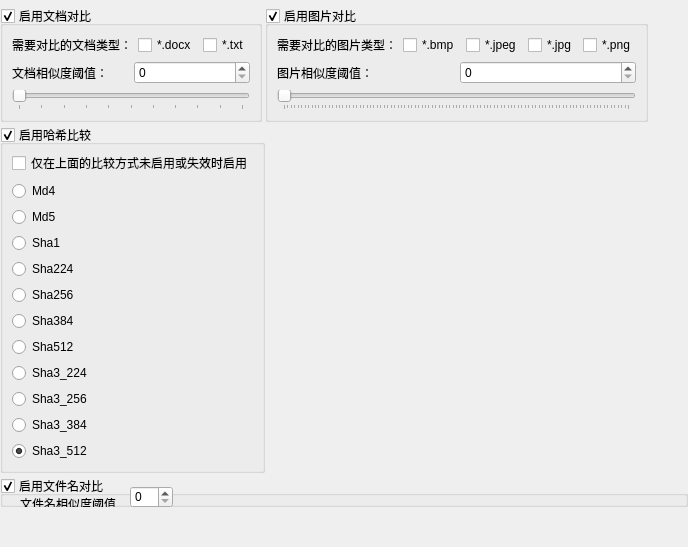
       <widget class="QWidget" name="tabText">
        <attribute name="title">
         <string>比较方法</string>
        </attribute>
        <layout class="QVBoxLayout" name="verticalLayout_6">
         <property name="spacing">
          <number>3</number>
         </property>
         <property name="leftMargin">
          <number>0</number>
         </property>
         <property name="topMargin">
          <number>6</number>
         </property>
         <property name="rightMargin">
          <number>0</number>
         </property>
         <property name="bottomMargin">
          <number>0</number>
         </property>
         <item>
          <layout class="QHBoxLayout" name="horizontalLayout_8">
           <item>
            <widget class="QGroupBox" name="groupBoxText">
             <property name="title">
              <string>启用文档对比</string>
             </property>
             <property name="checkable">
              <bool>true</bool>
             </property>
             <layout class="QVBoxLayout" name="verticalLayout_2">
              <item>
               <layout class="QHBoxLayout" name="horizontalLayout_4">
                <item>
                 <widget class="QLabel" name="labelTextType">
                  <property name="text">
                   <string>需要对比的文档类型：</string>
                  </property>
                 </widget>
                </item>
                <item>
                 <widget class="QCheckBox" name="checkBoxDocx">
                  <property name="text">
                   <string>*.docx</string>
                  </property>
                 </widget>
                </item>
                <item>
                 <widget class="QCheckBox" name="checkBoxTxt">
                  <property name="text">
                   <string>*.txt</string>
                  </property>
                 </widget>
                </item>
               </layout>
              </item>
              <item>
               <layout class="QHBoxLayout" name="horizontalLayout_5">
                <item>
                 <widget class="QLabel" name="labelTextThreshold">
                  <property name="text">
                   <string>文档相似度阈值：</string>
                  </property>
                  <property name="textFormat">
                   <enum>Qt::AutoText</enum>
                  </property>
                 </widget>
                </item>
                <item>
                 <widget class="QSpinBox" name="spinBoxTextThreshold">
                  <property name="maximum">
                   <number>100</number>
                  </property>
                 </widget>
                </item>
               </layout>
              </item>
              <item>
               <widget class="QSlider" name="horizontalSliderTextThreshold">
                <property name="maximum">
                 <number>100</number>
                </property>
                <property name="singleStep">
                 <number>1</number>
                </property>
                <property name="orientation">
                 <enum>Qt::Horizontal</enum>
                </property>
                <property name="tickPosition">
                 <enum>QSlider::TicksBelow</enum>
                </property>
               </widget>
              </item>
             </layout>
            </widget>
           </item>
           <item>
            <widget class="QGroupBox" name="groupBoxImage">
             <property name="title">
              <string>启用图片对比</string>
             </property>
             <property name="checkable">
              <bool>true</bool>
             </property>
             <layout class="QVBoxLayout" name="verticalLayout_4">
              <item>
               <layout class="QHBoxLayout" name="horizontalLayout_6">
                <item>
                 <widget class="QLabel" name="labelImageType">
                  <property name="text">
                   <string>需要对比的图片类型：</string>
                  </property>
                 </widget>
                </item>
                <item>
                 <widget class="QCheckBox" name="checkBoxBmp">
                  <property name="text">
                   <string>*.bmp</string>
                  </property>
                 </widget>
                </item>
                <item>
                 <widget class="QCheckBox" name="checkBoxJpeg">
                  <property name="text">
                   <string>*.jpeg</string>
                  </property>
                 </widget>
                </item>
                <item>
                 <widget class="QCheckBox" name="checkBoxJpg">
                  <property name="text">
                   <string>*.jpg</string>
                  </property>
                 </widget>
                </item>
                <item>
                 <widget class="QCheckBox" name="checkBoxPng">
                  <property name="text">
                   <string>*.png</string>
                  </property>
                 </widget>
                </item>
               </layout>
              </item>
              <item>
               <layout class="QHBoxLayout" name="horizontalLayout_7">
                <item>
                 <widget class="QLabel" name="labelImageThreshold">
                  <property name="text">
                   <string>图片相似度阈值：</string>
                  </property>
                 </widget>
                </item>
                <item>
                 <widget class="QSpinBox" name="spinBoxImageThreshold">
                  <property name="maximum">
                   <number>100</number>
                  </property>
                 </widget>
                </item>
               </layout>
              </item>
              <item>
               <widget class="QSlider" name="horizontalSliderImageThreshold">
                <property name="maximum">
                 <number>100</number>
                </property>
                <property name="orientation">
                 <enum>Qt::Horizontal</enum>
                </property>
                <property name="tickPosition">
                 <enum>QSlider::TicksBelow</enum>
                </property>
               </widget>
              </item>
             </layout>
            </widget>
           </item>
           <item>
            <spacer name="horizontalSpacer_4">
             <property name="orientation">
              <enum>Qt::Horizontal</enum>
             </property>
             <property name="sizeHint" stdset="0">
              <size>
               <width>40</width>
               <height>20</height>
              </size>
             </property>
            </spacer>
           </item>
          </layout>
         </item>
         <item>
          <layout class="QHBoxLayout" name="horizontalLayout_logo">
           <item>
            <widget class="QGroupBox" name="hash_select">
             <property name="title">
              <string>启用哈希比较</string>
             </property>
             <property name="flat">
              <bool>false</bool>
             </property>
             <property name="checkable">
              <bool>true</bool>
             </property>
             <layout class="QVBoxLayout" name="verticalLayout_5">
              <property name="spacing">
               <number>6</number>
              </property>
              <property name="topMargin">
               <number>6</number>
              </property>
              <item>
               <widget class="QCheckBox" name="checkBoxCryptHashOnlyAsFallback">
                <property name="text">
                 <string>仅在上面的比较方式未启用或失效时启用</string>
                </property>
               </widget>
              </item>
              <item>
               <widget class="QRadioButton" name="Md4">
                <property name="text">
                 <string>Md4</string>
                </property>
               </widget>
              </item>
              <item>
               <widget class="QRadioButton" name="Md5">
                <property name="text">
                 <string>Md5</string>
                </property>
               </widget>
              </item>
              <item>
               <widget class="QRadioButton" name="Sha1">
                <property name="text">
                 <string>Sha1</string>
                </property>
               </widget>
              </item>
              <item>
               <widget class="QRadioButton" name="Sha224">
                <property name="text">
                 <string>Sha224</string>
                </property>
               </widget>
              </item>
              <item>
               <widget class="QRadioButton" name="Sha256">
                <property name="text">
                 <string>Sha256</string>
                </property>
               </widget>
              </item>
              <item>
               <widget class="QRadioButton" name="Sha384">
                <property name="text">
                 <string>Sha384</string>
                </property>
               </widget>
              </item>
              <item>
               <widget class="QRadioButton" name="Sha512">
                <property name="text">
                 <string>Sha512</string>
                </property>
               </widget>
              </item>
              <item>
               <widget class="QRadioButton" name="Sha3_224">
                <property name="text">
                 <string>Sha3_224</string>
                </property>
               </widget>
              </item>
              <item>
               <widget class="QRadioButton" name="Sha3_256">
                <property name="text">
                 <string>Sha3_256</string>
                </property>
                <property name="checked">
                 <bool>false</bool>
                </property>
               </widget>
              </item>
              <item>
               <widget class="QRadioButton" name="Sha3_384">
                <property name="text">
                 <string>Sha3_384</string>
                </property>
               </widget>
              </item>
              <item>
               <widget class="QRadioButton" name="Sha3_512">
                <property name="text">
                 <string>Sha3_512</string>
                </property>
                <property name="checked">
                 <bool>true</bool>
                </property>
               </widget>
              </item>
             </layout>
            </widget>
           </item>
           <item>
            <spacer name="horizontalSpacer_logo">
             <property name="orientation">
              <enum>Qt::Horizontal</enum>
             </property>
             <property name="sizeHint" stdset="0">
              <size>
               <width>40</width>
               <height>20</height>
              </size>
             </property>
            </spacer>
           </item>
          </layout>
         </item>
         <item>
          <widget class="QGroupBox" name="groupBoxFileName">
           <property name="title">
            <string>启用文件名对比</string>
           </property>
           <property name="checkable">
            <bool>true</bool>
           </property>
           <widget class="QLabel" name="labelFileNameThreshold">
            <property name="geometry">
             <rect>
              <x>20</x>
              <y>20</y>
              <width>111</width>
              <height>16</height>
             </rect>
            </property>
            <property name="text">
             <string>文件名相似度阈值</string>
            </property>
           </widget>
           <widget class="QSpinBox" name="spinBoxFileNameThreshold">
            <property name="geometry">
             <rect>
              <x>130</x>
              <y>10</y>
              <width>43</width>
              <height>22</height>
             </rect>
            </property>
            <property name="maximum">
             <number>100</number>
            </property>
           </widget>
           <widget class="QSlider" name="horizontalSliderFileNameThreshold">
            <property name="geometry">
             <rect>
              <x>30</x>
              <y>40</y>
              <width>160</width>
              <height>21</height>
             </rect>
            </property>
            <property name="maximum">
             <number>100</number>
            </property>
            <property name="orientation">
             <enum>Qt::Horizontal</enum>
            </property>
            <property name="tickPosition">
             <enum>QSlider::TicksBothSides</enum>
            </property>
           </widget>
           <widget class="QCheckBox" name="checkBoxOnlyForSimilarTextOrImage">
            <property name="geometry">
             <rect>
              <x>20</x>
              <y>70</y>
              <width>261</width>
              <height>17</height>
             </rect>
            </property>
            <property name="text">
             <string>只计算相似文档或图片的文件名的相似度</string>
            </property>
           </widget>
          </widget>
         </item>
         <item>
          <spacer name="verticalSpacer">
           <property name="orientation">
            <enum>Qt::Vertical</enum>
           </property>
           <property name="sizeHint" stdset="0">
            <size>
             <width>20</width>
             <height>40</height>
            </size>
           </property>
          </spacer>
         </item>
        </layout>
       </widget>
